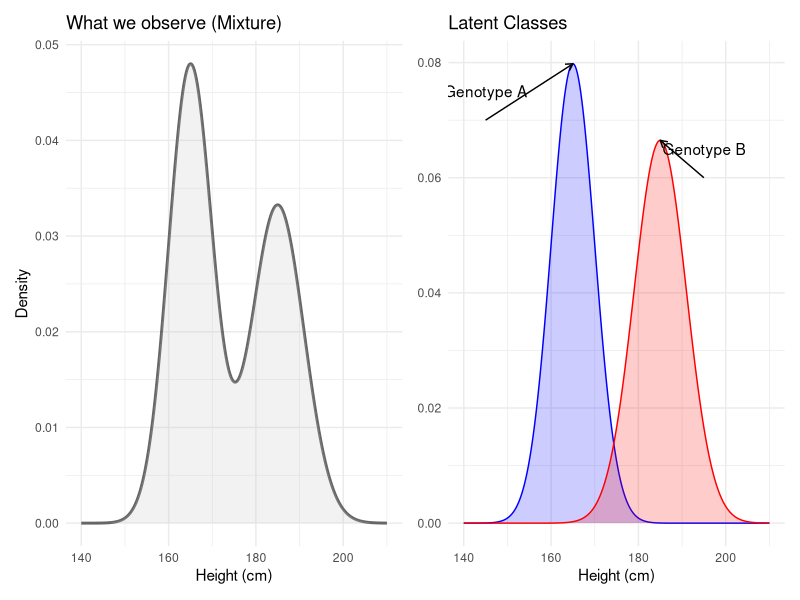

The R script that drew this image:
## ---- chunk 1
#| echo: false
#| warning: false
#| eval: true
# Load necessary libraries
library(ggplot2)
library(patchwork)

# 1. Data Generation
x <- seq(140, 210, length.out = 1000)
y1 <- dnorm(x, mean = 165, sd = 5)
y2 <- dnorm(x, mean = 185, sd = 6)
y_mixture <- 0.6 * y1 + 0.5 * y2

df <- data.frame(x, y1, y2, y_mixture)

# 2. Left Plot: Observed Mixture
p1 <- ggplot(df, aes(x = x, y = y_mixture)) +
  geom_line(color = "gray40", size = 1) +
  geom_area(fill = "gray", alpha = 0.2) +
  labs(title = "What we observe (Mixture)", x = "Height (cm)", y = "Density") +
  theme_minimal()

# 3. Right Plot: Latent Components
p2 <- ggplot(df, aes(x = x)) +
  geom_line(aes(y = y1), color = "blue") +
  geom_area(aes(y = y1), fill = "blue", alpha = 0.2) +
  geom_line(aes(y = y2), color = "red") +
  geom_area(aes(y = y2), fill = "red", alpha = 0.2) +
  # Annotations
  annotate("segment", x = 145, y = 0.07, xend = 165, yend = dnorm(165, 165, 5), 
           arrow = arrow(length = unit(0.2, "cm"))) +
  annotate("text", x = 145, y = 0.075, label = "Genotype A") +
  annotate("segment", x = 195, y = 0.06, xend = 185, yend = dnorm(185, 185, 6), 
           arrow = arrow(length = unit(0.2, "cm"))) +
  annotate("text", x = 195, y = 0.065, label = "Genotype B") +
  labs(title = "Latent Classes", x = "Height (cm)", y = NULL) +
  theme_minimal()

# 4. Display side-by-side (the patchwork magic)
p1 + p2
## ---- chunk 2
#| eval: true
#| echo: true
#| code-line-numbers: "|5,7,9|6,8,10"
# 1. Observed data
X <- c(160, 165, 166, 190, 185, 180)

# 2. Initialization
mu_a <- 160.0; 
mu_e <- 190.0
sigma_a <- 5.0
sigma_e <- 5.0
p_a <- 0.4
p_e <- 0.6
## ---- chunk 3
#| eval: true
#| echo: true
#| code-line-numbers: "|2-3|4-5|6"
e_step <- function(X, mu_a, sigma_a, p_a, mu_e, sigma_e, p_e) {
  prob_x_given_a <- dnorm(X, mu_a, sigma_a)
  prob_x_given_e <- dnorm(X, mu_e, sigma_e)
  resp_a <- (prob_x_given_a * p_a) / (prob_x_given_a * p_a + prob_x_given_e * p_e)
  resp_e <- 1 - resp_a
  ll <- sum(log(p_a * prob_x_given_a + p_e * prob_x_given_e))
  return(list(resp_a = resp_a, resp_e = resp_e, ll = ll))
}
## ---- chunk 4
#| eval: true
#| echo: true
#| code-line-numbers: "|2-3|5-6|8-9|11-12"
m_step <- function(X, resp_a, resp_e) {
  sum_resp_a <- sum(resp_a)
  sum_resp_e <- sum(resp_e)
  
  mu_a <- sum(resp_a * X) / sum_resp_a
  mu_e <- sum(resp_e * X) / sum_resp_e
  
  sigma_a <- sqrt(sum(resp_a * (X - mu_a)^2) / sum_resp_a)
  sigma_e <- sqrt(sum(resp_e * (X - mu_e)^2) / sum_resp_e)
  
  p_a <- sum_resp_a / length(X)
  p_e <- 1 - p_a
  return(list(mu_a=mu_a, sigma_a=sigma_a, p_a=p_a, mu_e=mu_e, sigma_e=sigma_e, p_e=p_e))
}
## ---- chunk 5
#| eval: true
#| echo: true
#| code-line-numbers: "|4|8|4|8"
log_likelihoods <- c()
for (iteration in 1:10) {
  # E-Step
  results_e <- e_step(X, mu_a, sigma_a, p_a, mu_e, sigma_e, p_e)
  log_likelihoods <- c(log_likelihoods, results_e$ll)
  
  # M-Step
  results_m <- m_step(X, results_e$resp_a, results_e$resp_e)
  
  # Update parameters
  mu_a <- results_m$mu_a; sigma_a <- results_m$sigma_a; p_a <- results_m$p_a
  mu_e <- results_m$mu_e; sigma_e <- results_m$sigma_e; p_e <- results_m$p_e
}

cat(sprintf("Converged Means: Asian=%.2f, Euro=%.2f\n", mu_a, mu_e))
cat(sprintf("Converged Mixing: p(Asian)=%.2f\n", p_a))
cat("Log-Likelihoods: ", round(log_likelihoods, 5), "\n")
